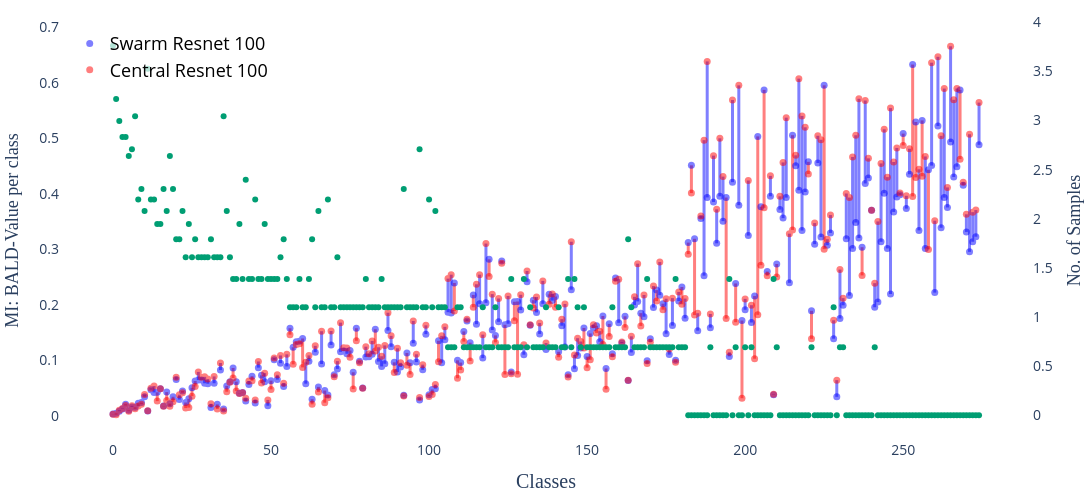

The code cell stored with this chart in its notebook:
### Code cell
import plotly.graph_objects as go
import numpy as np

class_dist = np.array([len(all_y[i]) for i in matches])

arr1 = np.asarray(MI_mean_swarm_res_100) / class_dist
arr2 = np.asarray(MI_mean_central_res_100) / class_dist

x = np.arange(len(arr1))

fig = go.Figure()

# ---------------------------------------------------------
# 1. Add connecting line for each class
#    Blue  = Swarm is lower
#    Red   = Central is lower
# ---------------------------------------------------------

for i in range(len(x)):

    if arr1[i] < arr2[i]:
        line_color = 'blue'   # Swarm lower
    else:
        line_color = 'red'    # Central lower

    fig.add_trace(
        go.Scatter(
            x=[x[i], x[i]],
            y=[arr1[i], arr2[i]],
            mode='lines',
            line=dict(
                color=line_color,
                width=3
            ),
            opacity=0.5,
            showlegend=False,
            hoverinfo='skip'
        )
    )

# ---------------------------------------------------------
# 2. Swarm model dots
# ---------------------------------------------------------

fig.add_trace(
    go.Scatter(
        x=x,
        y=arr1,
        mode='markers',
        name='Swarm Resnet 100',
        marker=dict(
            color='blue',
            size=7
        ),
        opacity=0.5,
        hovertemplate=(
            'Class: %{x}<br>'
            'Swarm: %{y:.4f}<extra></extra>'
        )
    )
)

# ---------------------------------------------------------
# 3. Central model dots
# ---------------------------------------------------------

fig.add_trace(
    go.Scatter(
        x=x,
        y=arr2,
        mode='markers',
        name='Central Resnet 100',
        marker=dict(
            color='red',
            size=7
        ),
        opacity=0.5,
        hovertemplate=(
            'Class: %{x}<br>'
            'Central: %{y:.4f}<extra></extra>'
        )
    )
)
# Add new trace with right-hand side axis
fig.add_trace(go.Scatter(
    x=x, 
    y=np.log(class_dist), 
    mode='markers', 
    name='', 
    line=dict(color='#009E73'), 
    yaxis='y3',
    showlegend=False
))
# ---------------------------------------------------------
# 4. Layout
# ---------------------------------------------------------

fig.update_layout(
    height=500,
    width=1200,

    margin=dict(
        l=60,
        r=20,
        t=20,
        b=60
    ),

    paper_bgcolor='white',
    plot_bgcolor='white',

    xaxis=dict(
        title='Classes',
        title_font=dict(
            family='Verdana',
            size=20
        ),
        tickfont=dict(size=14),
        showgrid=False,
        zeroline=False
    ),

    yaxis=dict(
        title='MI: BALD-Value per class',
        title_font=dict(
            family='Verdana',
            size=18
        ),
        tickfont=dict(size=14),
        showgrid=False,
        zeroline=True
    ),
    yaxis3=dict(
        title="No. of Samples",       # label for right axis
        title_font=dict(
            family='Verdana',
            size=18
        ),
        tickfont=dict(size=14),
        overlaying='y',         # share the same x-axis
        side='right',           # right side of top plot
        anchor='x',             # align with same x
        position=1.0            # ensure it's on far right
    ),

    legend=dict(
        x=0.01,
        y=0.99,
        bgcolor='rgba(255,255,255,0.7)',
        font=dict(
            size=18,
            color='black'
        )
    )
)

fig.show()
